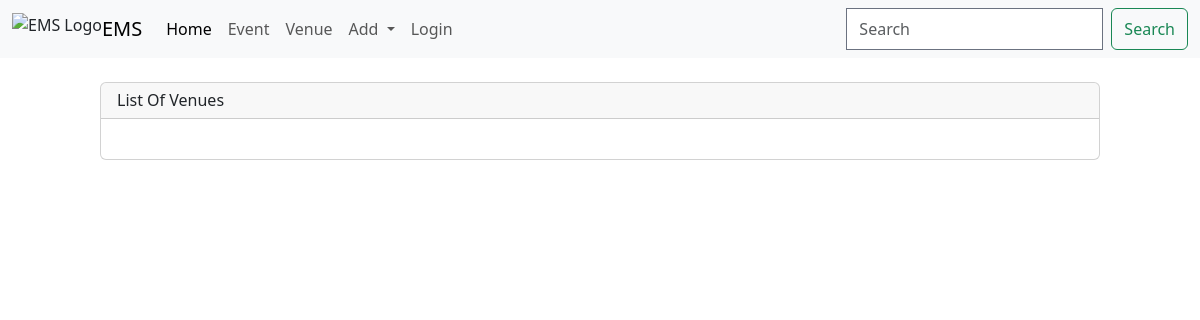
The page /ems/venues on the database as committed earlier.
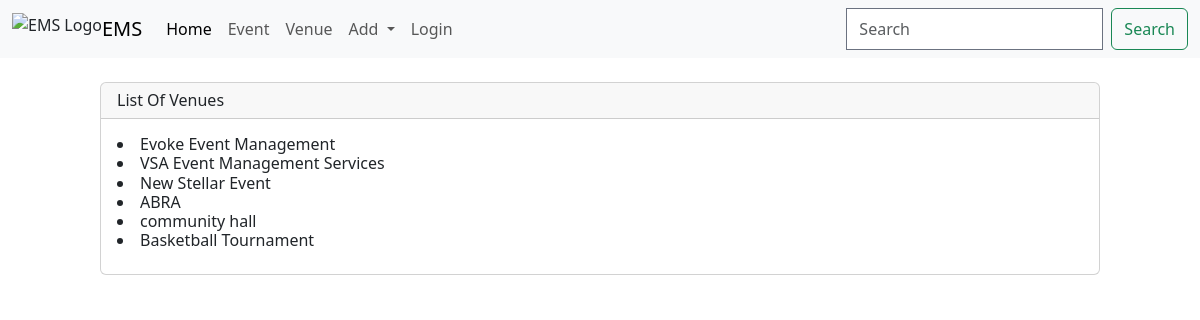
The same page on the database as committed later.
### ems/models.py (models this page shows, shortened)
class Venue(models.Model):
    name = models.CharField('Venue Name', max_length=120)
    address = models.TextField('Address', max_length=300)
    zip_code = models.CharField('Zip Code', max_length=6)
    phone_no = models.CharField('Phone Number', max_length=15)
    web = models.URLField('Website',blank=True)
    email_address = models.EmailField('Email Address', blank=True)

### ems/views.py (the view)
# urls.py: path('venues', views.venue_list, name = 'venue-list'),
def venue_list(request):
    venues = Venue.objects.all()
    return render(request, 'venue_list.html', {'venues':venues})

### ems/templates/venue_list.html (shortened to what this page needs)
{% extends "base_layout.html" %}
{% block content %}
    <br>
        <div class="card">
            <div class="card-header">
                <h2>List Of Venues</h2>
            </div>
            <div class="card-body">
                <h3 class="card-title">
                    {% for venue in venues %}
                    <li>
                        <a href="{% url "venue-details" venue.id%}" onmouseover="this.style.color='orange';" onmouseout="this.style.color='';"> {{venue.name}}</a>
                    </li>
                    {% endfor %}
                </h3>
            </div>
        </div>
        <br>
{% endblock  %}

Rows that differ between the two databases and show on the page:
added Venue: name "Evoke Event Management"
added Venue: name "VSA Event Management Services"
added Venue: name "New Stellar Event"
added Venue: name "ABRA"
added Venue: name "community hall"
added Venue: name "Basketball Tournament"
